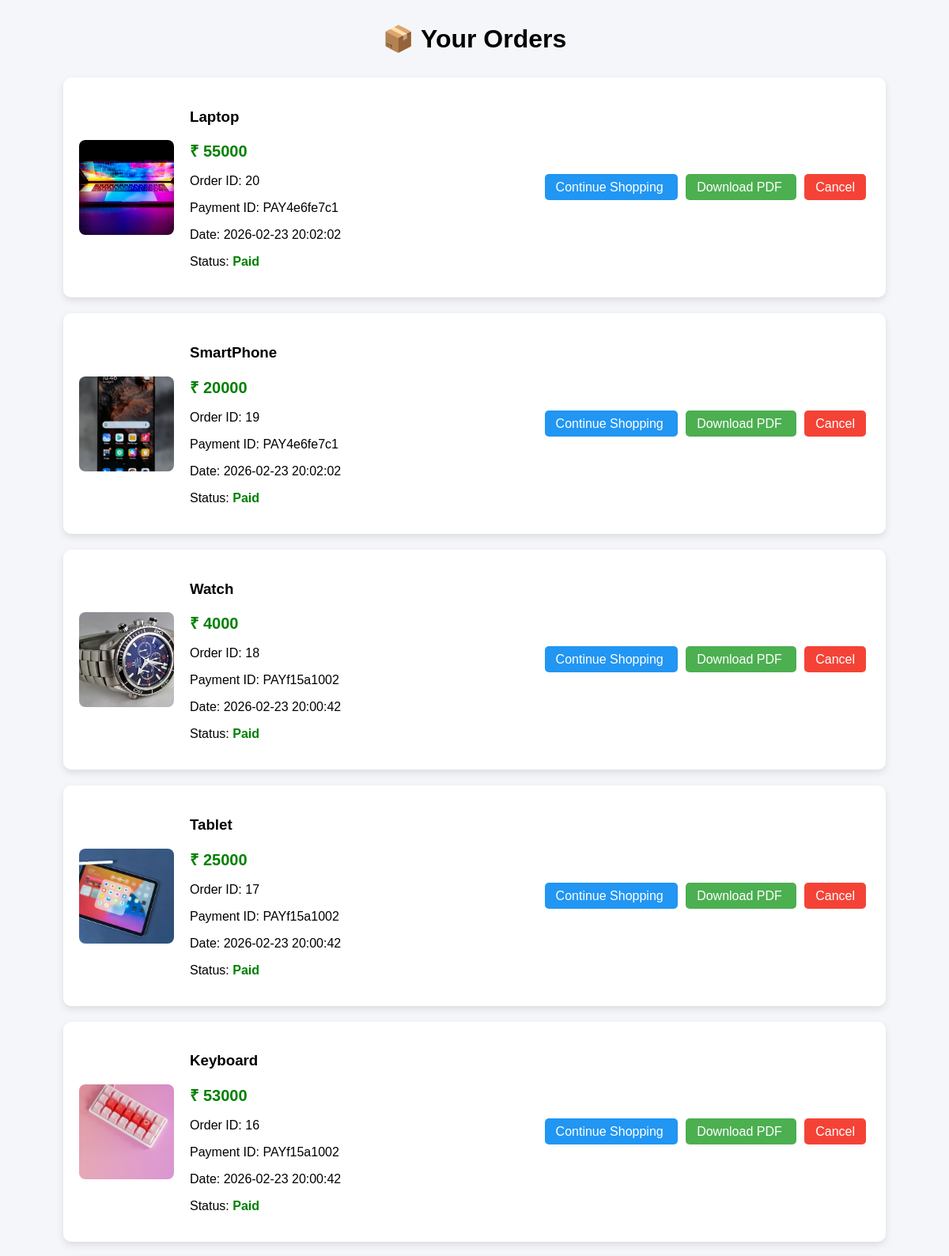
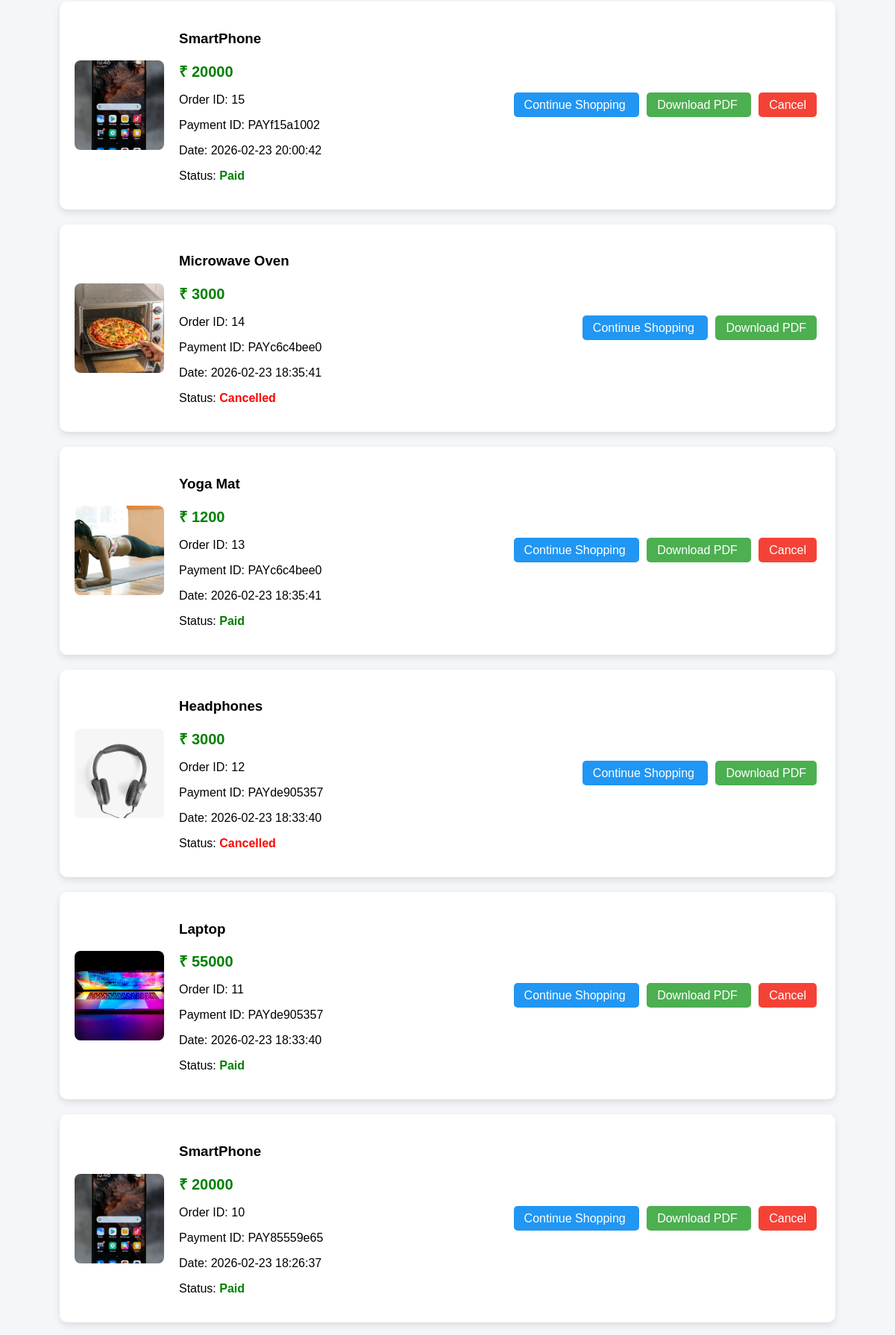
The page /orders (upper part) on the database its author committed (2 pictures, top to bottom).
### tables this page shows
CREATE TABLE orders (
        id INTEGER PRIMARY KEY AUTOINCREMENT,
        user_id INTEGER,
        product_name TEXT,
        price INTEGER,
        image TEXT,
        order_date TEXT,
        payment_id TEXT,
        status TEXT

    );

### app.py (the view)
@app.route("/orders")
def orders():
    conn = sqlite3.connect("database.db")
    conn.row_factory = sqlite3.Row
    c = conn.cursor()
    c.execute("SELECT * FROM orders ORDER BY id DESC")
    orders = c.fetchall()
    conn.close()
    return render_template("orders.html", orders=orders)

### templates/orders.html (shortened to what this page needs)
<!DOCTYPE html>
<html>
<head>
</head>
<body>
<h1>📦 Your Orders</h1>
{% for order in orders %}
<div class="order-card">
    <img src="{{ url_for('static', filename=order['image'].split('/')[-1]) }}" width="150">
    <div class="details">
        <h3>{{ order['product_name'] }}</h3>
        <div class="price">₹ {{ order['price'] }}</div>
        <p>Order ID: {{ order['id'] }}</p>
        <p>Payment ID: {{ order['payment_id'] }}</p>
        <p>Date: {{ order['order_date'] }}</p>
        <p>
            Status:
            {% if order['status'] == "Cancelled" %}
                <span class="status cancelled">Cancelled</span>
            {% else %}
                <span class="status placed">{{ order['status'] }}</span>
            {% endif %}
        </p>
    </div>
     <div class="actions">
    <a href="{{ url_for('home') }}" class="continue">
        Continue Shopping
    </a>
    <a href="{{ url_for('download_invoice', order_id=order['id']) }}"
       class="invoice">
        Download PDF
    </a>
    {% if order['status'] != "Cancelled" %}
    <a href="{{ url_for('cancel_order', order_id=order['id']) }}"
       onclick="return confirm('Cancel this order?')"
       class="cancel">
        Cancel
    </a>
    {% endif %}
</div>
</div>
{% endfor %}
</body>
</html>

### templates/orders.html (style rules this page uses)
body { font-family: Arial; background: #f4f6f9; }
h1 { text-align: center; margin: 30px; }
.order-card { display: flex; align-items: center; justify-content: space-between; background: white; padding: 20px; margin: 20px auto; width: 90%; max-width: 1000px; border-radius: 10px; box-shadow: 0 4px 10px rgba(0,0,0,0.1); }
.order-card img { width: 120px; height: 120px; object-fit: cover; border-radius: 8px; }
.details { flex: 1; padding: 0 20px; }
.price { color: green; font-size: 20px; font-weight: bold; }
.actions a { padding: 8px 14px; margin: 5px; border-radius: 5px; text-decoration: none; color: white; }
.continue { background: #2196F3; }
.invoice { background: #4CAF50; }
.cancel { background: #f44336; }
.status { font-weight: bold; }
.placed { color: green; }
.cancelled { color: red; }

### rows shown on the page
orders: image (picture), product_name "Laptop", price "55000", id "20", payment_id "PAY4e6fe7c1", order_date "2026-02-23 20:02:02", status "Paid"
orders: image (picture), product_name "SmartPhone", price "20000", id "19", payment_id "PAY4e6fe7c1", order_date "2026-02-23 20:02:02", status "Paid"
orders: image (picture), product_name "Watch", price "4000", id "18", payment_id "PAYf15a1002", order_date "2026-02-23 20:00:42", status "Paid"
orders: image (picture), product_name "Tablet", price "25000", id "17", payment_id "PAYf15a1002", order_date "2026-02-23 20:00:42", status "Paid"
orders: image (picture), product_name "Keyboard", price "53000", id "16", payment_id "PAYf15a1002", order_date "2026-02-23 20:00:42", status "Paid"
orders: image (picture), product_name "SmartPhone", price "20000", id "15", payment_id "PAYf15a1002", order_date "2026-02-23 20:00:42", status "Paid"
orders: image (picture), product_name "Microwave Oven", price "3000", id "14", payment_id "PAYc6c4bee0", order_date "2026-02-23 18:35:41", status "Cancelled"
orders: image (picture), product_name "Yoga Mat", price "1200", id "13", payment_id "PAYc6c4bee0", order_date "2026-02-23 18:35:41", status "Paid"
orders: image (picture), product_name "Headphones", price "3000", id "12", payment_id "PAYde905357", order_date "2026-02-23 18:33:40", status "Cancelled"
orders: image (picture), product_name "Laptop", price "55000", id "11", payment_id "PAYde905357", order_date "2026-02-23 18:33:40", status "Paid"
orders: image (picture), product_name "SmartPhone", price "20000", id "10", payment_id "PAY85559e65", order_date "2026-02-23 18:26:37", status "Paid"
